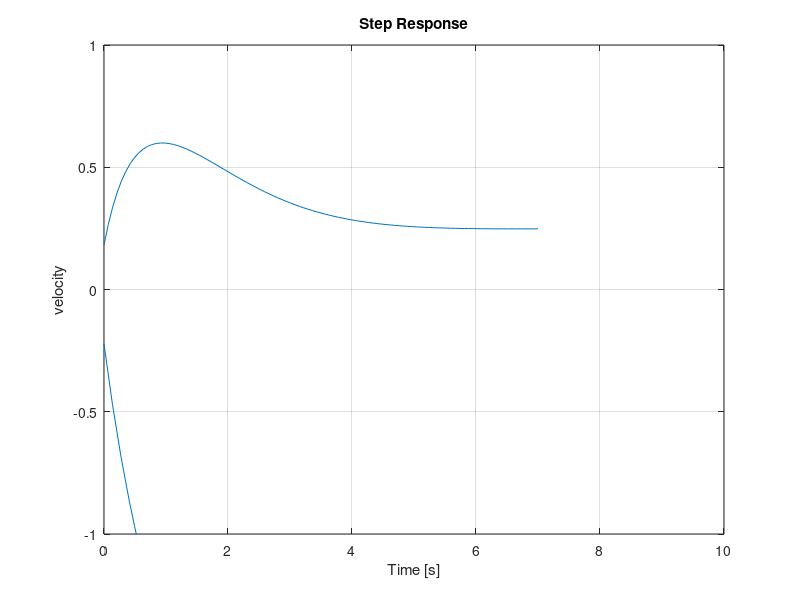
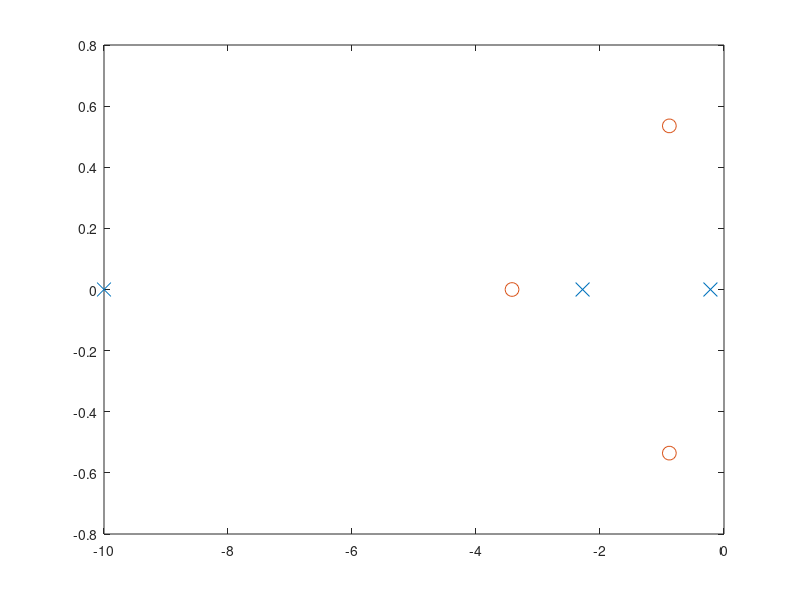
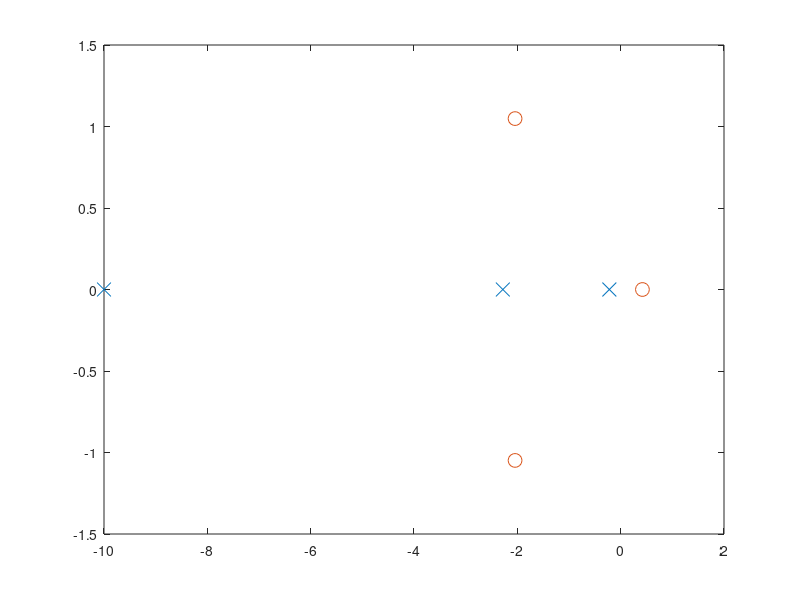
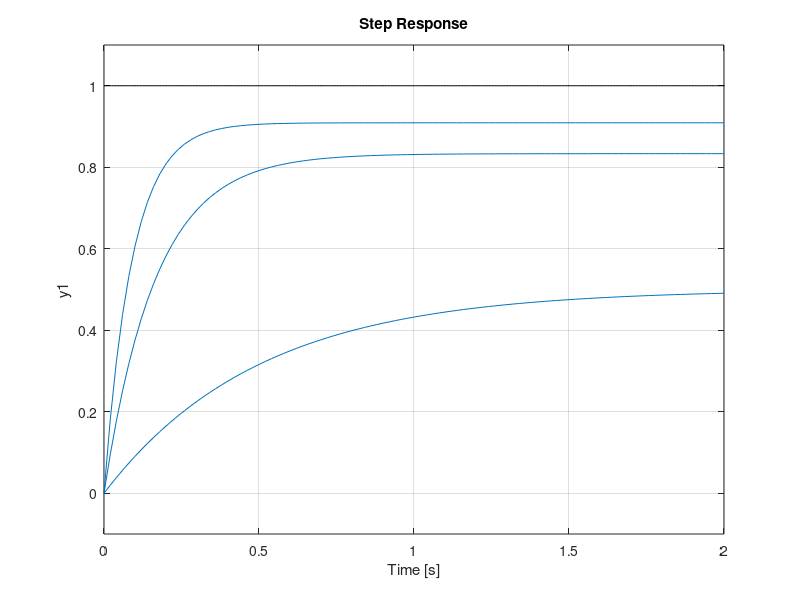

The MATLAB script that drew these images, in order:
clear all;clc;
close all;

pkg load control

%pkg load symbolic

% Symbolic
%syms a1 a2 a3 b1 b2 s

%den1 = b1*s + b2
%num1 = a1*s^2 + a2*s + a3

%G = den1/num1

%Negative Feedback
G = tf([2 5 1],[1 2 3],'inputname',"torque",'outputname',"velocity");
C = tf([5,10],[1,10]);
sys1 = feedback(G,C,-1)%

%Positive Feedback
G = tf([2 5 1],[1 2 3],'inputname',"torque",'outputname',"velocity");
C = tf([5,10],[1,10]);
sys2 = feedback(G,C,+1)

figure(1)
step(sys1)
hold on
step(sys2)
axis([0, 10, -1, 1])
hold off

pkg load signal
[z1, p1, k1] = tf2zp(sys1)
[z2, p2, k2] = tf2zp(sys2)

Pole_Real_1  = real(z1)
Pole_Imag_1  = imag(z1)
Zero_Real_1  = real(p1)
Zero_Imag_1  = imag(p1)

Pole_Real_2  = real(z2)
Pole_Imag_2  = imag(z2)
Zero_Real_2  = real(p2)
Zero_Imag_2  = imag(p2)

figure(2)
plot(Pole_Real_1, Pole_Imag_1, 'x', "markersize", 10)
hold on
plot(Zero_Real_1, Zero_Imag_1, 'o', "markersize", 10)
hold off

figure(3)
plot(Pole_Real_2, Pole_Imag_2, 'x', "markersize", 10)
hold on
plot(Zero_Real_2, Zero_Imag_2, 'o', "markersize", 10)
hold off


k = 1
num_3 = [k]; %numerator
den_3 = [1 , 1]; %denominator
G_3 = feedback(tf(num_3,den_3),1,-1)
figure(4)
step(G_3, 2)
hold on

k = 5
num_3 = [k]; %numerator
G_3 = feedback(tf(num_3,den_3),1,-1)
step(G_3, 2)
hold on

k = 10
num_3 = [k]; %numerator
G_3 = feedback(tf(num_3,den_3),1,-1)
step(G_3, 2)
hold on
step(tf([1],[1]),'k')
hold off
axis([0, 2, -0.1, 1.1])

k = 1
num_3 = [k]; %numerator
den_3 = [1 , 1]; %denominator
G_3 = feedback(tf(num_3,den_3),1,-1)
figure(5)
ramp(G_3, 2)
hold on

k = 5
num_3 = [k]; %numerator
G_3 = feedback(tf(num_3,den_3),1,-1)
ramp(G_3, 2)
hold on

k = 10
num_3 = [k]; %numerator
G_3 = feedback(tf(num_3,den_3),1,-1)
ramp(G_3, 2)
hold on
ramp(tf([1],[1]),'k')
hold off
axis([0, 2, -0.1, 1.1])

%k = 10
%num_3 = [k]; %numerator
%G_3 = feedback(tf(num_3,den_3),1,-1)
%rlocusx(G_3,0 ,100)

G = tf([10],[1 1 10],'inputname',"torque",'outputname',"velocity");
figure(6)
[Resp, Resp_t ]= step(G);
step(G)
hold on
step(tf([1],[1]),'k')
hold on
step(tf([1.05],[1]),'b')
hold on
step(tf([0.95],[1]),'b')
hold off

Overshoot = max(Resp)
Overshoot_time =Resp_t(find(max(Resp)==Resp(:,1)),1)
find((Resp<1.05)&(Resp>0.95))


